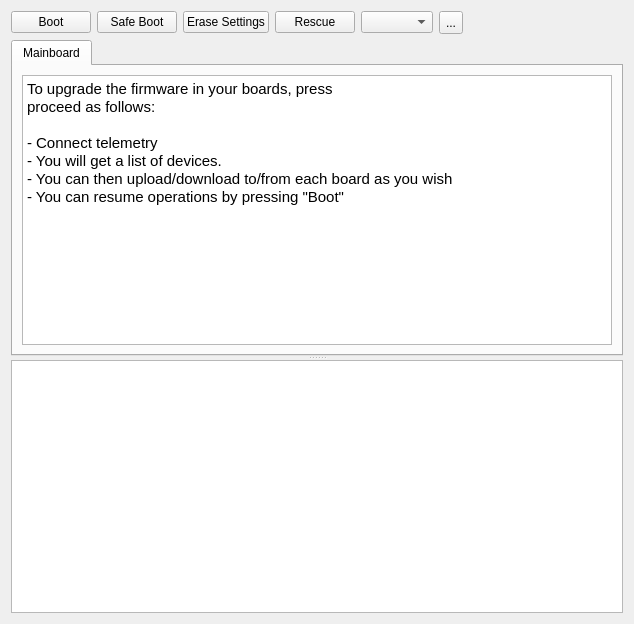
<?xml version="1.0" encoding="UTF-8"?>
<ui version="4.0">
 <class>UploaderWidget</class>
 <widget class="QWidget" name="UploaderWidget">
  <property name="geometry">
   <rect>
    <x>0</x>
    <y>0</y>
    <width>634</width>
    <height>624</height>
   </rect>
  </property>
  <property name="windowTitle">
   <string>Form</string>
  </property>
  <layout class="QVBoxLayout" name="verticalLayout">
   <item>
    <layout class="QGridLayout" name="gridLayout">
     <property name="leftMargin">
      <number>0</number>
     </property>
     <property name="topMargin">
      <number>0</number>
     </property>
     <property name="rightMargin">
      <number>0</number>
     </property>
     <property name="spacing">
      <number>6</number>
     </property>
     <item row="0" column="5" colspan="2">
      <widget class="QPushButton" name="rescueButton">
       <property name="toolTip">
        <string>Start a guided procedure to manually
recover a system which does not boot.

Rescue is possible in USB mode only.</string>
       </property>
       <property name="text">
        <string>Rescue</string>
       </property>
      </widget>
     </item>
     <item row="0" column="7">
      <widget class="QComboBox" name="telemetryLink">
       <property name="toolTip">
        <string>When telemetry is not connected, select the communication
method using this combo box.

You can use this to force a communication channel when doing
a &quot;Boot&quot; (button on the left). It is updated automatically when
halting a running board.</string>
       </property>
      </widget>
     </item>
     <item row="0" column="1" colspan="2">
      <widget class="QPushButton" name="bootButton">
       <property name="enabled">
        <bool>true</bool>
       </property>
       <property name="toolTip">
        <string>Boots the system.
Only useful if the system is halted
(mainboard blue LED blinking slowly, green LED on)

If telemetry is not running, select the link using the dropdown
menu on the right.</string>
       </property>
       <property name="text">
        <string>Boot</string>
       </property>
      </widget>
     </item>
     <item row="0" column="4">
      <widget class="QPushButton" name="eraseBootButton">
       <property name="enabled">
        <bool>true</bool>
       </property>
       <property name="toolTip">
        <string>&lt;html&gt;&lt;head/&gt;&lt;body&gt;&lt;p&gt;Reboot the board and clear its settings memory.&lt;/p&gt;&lt;p&gt;        Useful if the board cannot boot properly.&lt;/p&gt;&lt;p&gt;        Blue led starts blinking quick for 20-30 seconds than the board will start normally&lt;/p&gt;&lt;p&gt;&lt;br/&gt;&lt;/p&gt;&lt;p&gt;If telemetry is not running, select the link using the dropdown&lt;/p&gt;&lt;p&gt;menu on the right.&lt;/p&gt;&lt;p&gt;PLEASE NOTE: Supported with bootloader versions 4.0 and later&lt;/p&gt;&lt;/body&gt;&lt;/html&gt;</string>
       </property>
       <property name="text">
        <string>Erase Settings</string>
       </property>
      </widget>
     </item>
     <item row="0" column="3">
      <widget class="QPushButton" name="safeBootButton">
       <property name="enabled">
        <bool>true</bool>
       </property>
       <property name="toolTip">
        <string>Boots the system into safe mode (ie. default HwSettings).
Only useful if the system is halted
(mainboard blue LED blinking slowly, orange LED off)

If telemetry is not running, select the link using the dropdown
menu on the right.</string>
       </property>
       <property name="text">
        <string>Safe Boot</string>
       </property>
      </widget>
     </item>
     <item row="0" column="8">
      <widget class="QToolButton" name="refreshPorts">
       <property name="minimumSize">
        <size>
         <width>0</width>
         <height>23</height>
        </size>
       </property>
       <property name="toolTip">
        <string>Refresh the list of serial ports</string>
       </property>
       <property name="text">
        <string>...</string>
       </property>
      </widget>
     </item>
     <item row="0" column="9">
      <spacer name="horizontalSpacer">
       <property name="orientation">
        <enum>Qt::Horizontal</enum>
       </property>
       <property name="sizeHint" stdset="0">
        <size>
         <width>40</width>
         <height>20</height>
        </size>
       </property>
      </spacer>
     </item>
    </layout>
   </item>
   <item>
    <widget class="QSplitter" name="splitter">
     <property name="orientation">
      <enum>Qt::Vertical</enum>
     </property>
     <widget class="QTabWidget" name="systemElements">
      <property name="currentIndex">
       <number>0</number>
      </property>
      <widget class="QWidget" name="defaultTab">
       <attribute name="title">
        <string>Mainboard</string>
       </attribute>
       <layout class="QHBoxLayout" name="horizontalLayout_2">
        <item>
         <widget class="QTextEdit" name="textEdit">
          <property name="html">
           <string>&lt;!DOCTYPE HTML PUBLIC &quot;-//W3C//DTD HTML 4.0//EN&quot; &quot;http://www.w3.org/TR/REC-html40/strict.dtd&quot;&gt;
&lt;html&gt;&lt;head&gt;&lt;meta name=&quot;qrichtext&quot; content=&quot;1&quot; /&gt;&lt;style type=&quot;text/css&quot;&gt;
p, li { white-space: pre-wrap; }
&lt;/style&gt;&lt;/head&gt;&lt;body style=&quot; font-family:'SimSun'; font-size:9pt; font-weight:400; font-style:normal;&quot;&gt;
&lt;p style=&quot; margin-top:0px; margin-bottom:0px; margin-left:0px; margin-right:0px; -qt-block-indent:0; text-indent:0px;&quot;&gt;&lt;span style=&quot; font-family:'Ubuntu'; font-size:11pt;&quot;&gt;To upgrade the firmware in your boards, press &lt;/span&gt;&lt;/p&gt;
&lt;p style=&quot; margin-top:0px; margin-bottom:0px; margin-left:0px; margin-right:0px; -qt-block-indent:0; text-indent:0px;&quot;&gt;&lt;span style=&quot; font-family:'Ubuntu'; font-size:11pt;&quot;&gt;proceed as follows:&lt;/span&gt;&lt;/p&gt;
&lt;p style=&quot;-qt-paragraph-type:empty; margin-top:0px; margin-bottom:0px; margin-left:0px; margin-right:0px; -qt-block-indent:0; text-indent:0px; font-family:'Ubuntu'; font-size:11pt;&quot;&gt;&lt;br /&gt;&lt;/p&gt;
&lt;p style=&quot; margin-top:0px; margin-bottom:0px; margin-left:0px; margin-right:0px; -qt-block-indent:0; text-indent:0px;&quot;&gt;&lt;span style=&quot; font-family:'Ubuntu'; font-size:11pt;&quot;&gt;- Connect telemetry&lt;/span&gt;&lt;/p&gt;
&lt;p style=&quot; margin-top:0px; margin-bottom:0px; margin-left:0px; margin-right:0px; -qt-block-indent:0; text-indent:0px;&quot;&gt;&lt;span style=&quot; font-family:'Ubuntu'; font-size:11pt;&quot;&gt;- You will get a list of devices.&lt;/span&gt;&lt;/p&gt;
&lt;p style=&quot; margin-top:0px; margin-bottom:0px; margin-left:0px; margin-right:0px; -qt-block-indent:0; text-indent:0px;&quot;&gt;&lt;span style=&quot; font-family:'Ubuntu'; font-size:11pt;&quot;&gt;- You can then upload/download to/from each board as you wish&lt;/span&gt;&lt;/p&gt;
&lt;p style=&quot; margin-top:0px; margin-bottom:0px; margin-left:0px; margin-right:0px; -qt-block-indent:0; text-indent:0px;&quot;&gt;&lt;span style=&quot; font-family:'Ubuntu'; font-size:11pt;&quot;&gt;- You can resume operations by pressing &amp;quot;Boot&amp;quot;&lt;/span&gt;&lt;/p&gt;&lt;/body&gt;&lt;/html&gt;</string>
          </property>
         </widget>
        </item>
       </layout>
      </widget>
     </widget>
     <widget class="QTextBrowser" name="textBrowser">
      <property name="horizontalScrollBarPolicy">
       <enum>Qt::ScrollBarAlwaysOff</enum>
      </property>
      <property name="html">
       <string>&lt;!DOCTYPE HTML PUBLIC &quot;-//W3C//DTD HTML 4.0//EN&quot; &quot;http://www.w3.org/TR/REC-html40/strict.dtd&quot;&gt;
&lt;html&gt;&lt;head&gt;&lt;meta name=&quot;qrichtext&quot; content=&quot;1&quot; /&gt;&lt;style type=&quot;text/css&quot;&gt;
p, li { white-space: pre-wrap; }
&lt;/style&gt;&lt;/head&gt;&lt;body style=&quot; font-family:'SimSun'; font-size:9pt; font-weight:400; font-style:normal;&quot;&gt;
&lt;p style=&quot;-qt-paragraph-type:empty; margin-top:0px; margin-bottom:0px; margin-left:0px; margin-right:0px; -qt-block-indent:0; text-indent:0px; font-family:'Ubuntu'; font-size:11pt;&quot;&gt;&lt;br /&gt;&lt;/p&gt;&lt;/body&gt;&lt;/html&gt;</string>
      </property>
     </widget>
    </widget>
   </item>
  </layout>
 </widget>
 <resources/>
 <connections/>
</ui>
